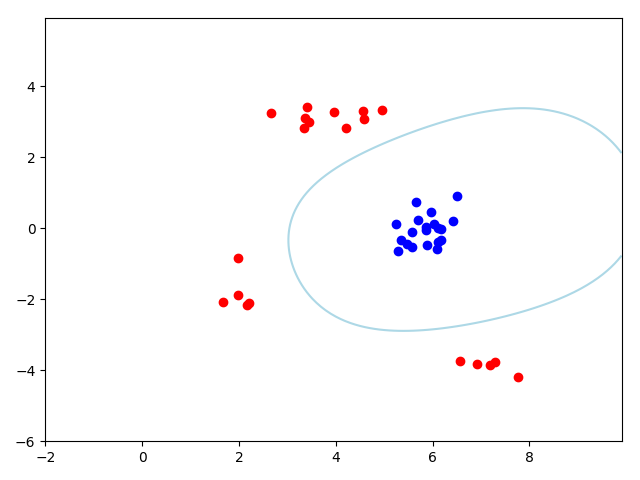

Source code (Python):
import numpy as np
from cvxopt import solvers, matrix
from matplotlib import pyplot as plt


def generate_data(n, p=1.0):
    # p: percentage of data for training

    x11 = np.random.multivariate_normal([4., 3.], [[.4, 0.], [0., .1]], int(0.5*n))
    x12 = np.random.multivariate_normal([2., -2.], [[.1, 0.], [0., .2]], int(0.25*n))
    x13 = np.random.multivariate_normal([7., -4.], [[.1, 0.], [0., .1]], int(0.25*n))
    x1 = np.vstack((x11, x12, x13))
    # x1 = np.random.multivariate_normal([4., 3.], [[.4, 0.], [0., .1]], n)  # simple case

    plt.scatter(x1.T[0], x1.T[1], color="red")
    x2 = np.random.multivariate_normal([6., 0.], [[.15, .05], [.05, .15]], n)
    plt.scatter(x2.T[0], x2.T[1], color="blue")
    # combine data
    x = np.vstack((x1, x2))
    y = np.asarray([[1.]] * n + [[-1.]] * n)
    # shuffle data
    shuffle_idx = np.arange(0, n*2)
    np.random.shuffle(shuffle_idx)
    x_shuffled = x[shuffle_idx]
    y_shuffled = y[shuffle_idx]
    # split data into training and testing
    _x_train = x_shuffled[0:int(n * p)*2]
    _y_train = y_shuffled[0:int(n * p)*2]
    _x_test = x_shuffled[int(n * p)*2:n*2]
    _y_test = y_shuffled[int(n * p)*2:n*2]
    return _x_train, _y_train, _x_test, _y_test


def kernel_RBF(x1, x2, _gamma):
    return np.exp(-_gamma * np.sum((x1 - x2) * (x1 - x2)))


def kernel_polynomial(x1, x2, _gamma):
    return (1 + np.sum(x1*x2)) ** 2


def kernel_linear(x1, x2, _gamma):
    return np.sum(x1 * x2)


def get_P_Mat(x, y, n, kernel, _gamma):
    _P = np.zeros([n, n], dtype=np.float)
    for i in range(n):
        for j in range(n):
            _P[i][j] = y[i][0] * y[j][0] * kernel(x[i].T, x[j].T, _gamma)
    return _P


def plot_boundary(_alpha, x, y, _w0, kernel, _gamma, _color):
    x_plot = np.arange(-2., 10., .1)
    y_plot = np.arange(-6., 6., .1)
    x_plot, y_plot = np.meshgrid(x_plot, y_plot)
    f = np.zeros(x_plot.shape)
    for i in range(x_plot.shape[0]):
        for j in range(x_plot.shape[1]):
            x_to_classify = np.array([x_plot[i][j], y_plot[i][j]])
            f[i][j] = _w0
            for index in range(_alpha.shape[0]):
                f[i][j] += (_alpha[index][0] * y[index][0] * kernel(x[index], x_to_classify, _gamma))
    plt.contour(x_plot, y_plot, f, 0, colors=_color)


if __name__ == "__main__":
    n = 20
    x_train, y_train, x_test, y_test = generate_data(n)

    gamma = .1
    kernel = kernel_RBF
    P_Mat = get_P_Mat(x_train, y_train, n * 2, kernel=kernel, _gamma=gamma)

    # optimizaton
    P = matrix(P_Mat)
    q = matrix(-np.ones([n*2, 1]))
    G = matrix(-np.eye(n*2))
    h = matrix(np.zeros([n*2, 1]))

    A = matrix(y_train.T)
    b = matrix(0.)

    sol = solvers.qp(P, q, G, h, A, b)  # 调用优化函数solvers.qp求解
    alpha = np.array(sol['x'])

    # get SVs
    SV = []
    for i in range(n*2):
        if alpha[i][0] < 0.001:
            continue
        SV.append(i)
    # print(alpha[SV])
    print(SV)
    # print(x_train[SV])

    # calculate b
    w0 = 0.
    for i in SV:
        w0 += y_train[i][0]
        for j in SV:
            w0 -= alpha[j][0] * y_train[j][0] * P_Mat[j][i]
    w0 /= len(SV)
    print(w0)

    plot_boundary(alpha[SV], x_train[SV], y_train[SV], w0, kernel=kernel, _gamma=gamma, _color="lightblue")

    plt.show()
